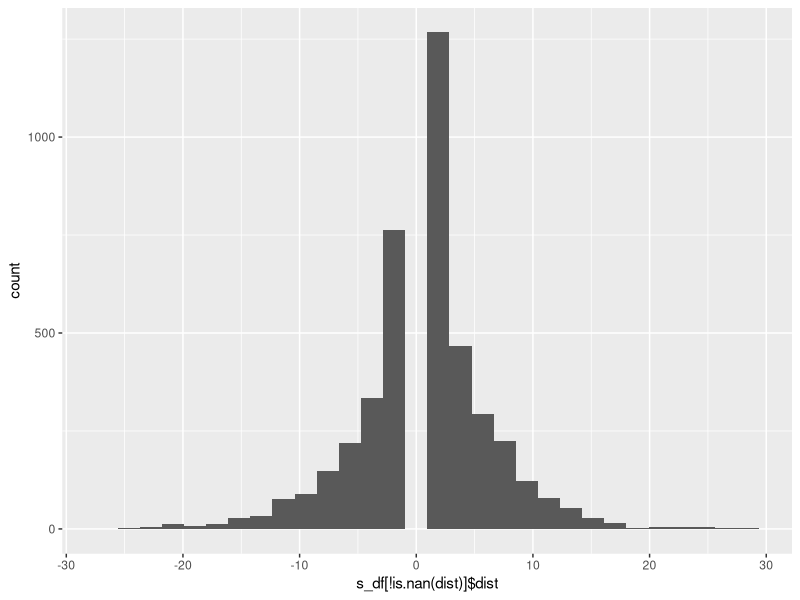

Write R code to recreate this figure.
if (getwd()!= "~/Desktop/Desktop - Rebecca’s MacBook Air/Research 2021-2022/GitHub/Wilder-Research-ZemlaLab/fluencytask_rebeccascopy/logs"){
  setwd("~/Desktop/Desktop - Rebecca’s MacBook Air/Research 2021-2022/GitHub/Wilder-Research-ZemlaLab/fluencytask_rebeccascopy/")
}
# ##Relevant Libraries & Packages###
# install.packages("data.table")
# library(data.table)
# install.packages("googlesheets4")
# library(googlesheets4)
# install.packages("ggplot2")
# library(ggplot2)
# install.packages("lme4")
# library(lme4)
rm(list= ls())
library(lme4)
library(cowplot)
library(ggplot2)
library(data.table)
# 
dat <- data.table(read.csv("final_results.csv"))
dat<- subset(dat,select=-c(X))
nsubj= unique(dat$id)
ncat= unique(dat$category)

# get indices for categories that were !repeated twice
k= dat[, .N, by= .(category, game, id)]
cat_table= k[, .N, by= .(id, category)]
cat_table= cat_table[N==2]
dat= merge(dat, cat_table)
dat= dat[N== 2]
# Drop games 23-24
ncat= unique(dat$category)
for (i in 1:length(nsubj)){
  for (j in 1:length(ncat)){
    this_game <- dat[id== nsubj[i] & category== ncat[j], game]
    dat[id== nsubj[i] & category== ncat[j], listnum:= max(game)]
  }
}




dat[listnum== "FALSE", listrank:= 1]
dat[listnum == "TRUE", listrank:= 2]
dat[, both_trials := 0]








dat<- subset(dat, select=-c(listnum))
# get items that were listed in both trials
for (i in 1:length(nsubj)){
  for (cats in ncat){
    this_subj <- dat[id==nsubj[i] & category== cats,]
    repeated_words <- intersect(this_subj[listrank==2,item], this_subj[listrank==1,item])
    this_subj[, both_trials:= 0]
    this_subj[item %in% repeated_words, both_trials:=1]
    dat[id==nsubj[i] & category== cats]$both_trials <- this_subj$both_trials
  }
}
dat[, temp_int:= 0]
dat[, temp_int:= ((max(game)-min(game))-1), by= .(id, category)]
# 
# for (subject in nsubj){
#   for(cats in ncat){
#     this_subj= dat[id== subject & category== ncat & listrank== 2]
#     # Make sure this isn't an empty row for subject (as some trials were removed)
#     if(nrow(this_subj)>0){
# 
#     }
#   }
# }
# 
# 
# l2 = dat[both_trials==1 & listrank==2]
# l1= dat[listrank==1]
# transitions1= dat[which(l1$item %in% l2$item)]
# sample_l2= l2[id== "S0lVm6wcxkb" & category== "Animals"]
# sample_l1= l1[id== "S0lVm6wcxkb" & category== "Animals"]
# s_vec= vector()
# 
# for(i in 1:(nrow(sample_subj)-1)){
#   if(abs(sample_subj[i]$itemnum- sample_subj[i+1]$itemnum)==1){
#     s= abs(sample_l1[item %in% sample_l2[i]$item]$itemnum - sample_l1[item %in% sample_l2[i+1]$item]$itemnum)
#   } 
# }

# for (subject in nsubj){
#   for (cats in ncat){
#     if (nrow(dat[id== subject & category== cats & both_trials== 1 & listrank== 2])>1 & nrow(dat[id== subject & category== cats & both_trials== 1 & listrank== 1]))>1){
#       l2= dat[id== subject & category== cats & both_trials== 1 & listrank== 2]
#       l1= dat[id== subject & category== cats & listrank== 1]
#       s_vec= list()
#       for(i in 1:(nrow(l2)-1)){
#         s_vec[i]= abs(l1[item %in% l2[i]$item]$itemnum- l1[item %in% l2[i+1]$item]$itemnum)
#       }
#     }
#   }
# }
lag_df= data.table()
lag0= vector()
s_df= data.table(id= character(), category= character(), item= character(), sp1= numeric(), dist= numeric(), range= numeric())
for (subject in nsubj){
  for(cats in ncat){
    idx= nrow(dat[id== subject & category== cats & both_trials== 1 & listrank==2])>1 & nrow(dat[id== subject & category== cats & both_trials== 1 & listrank==2])
    if (idx== TRUE){
      l2= dat[id== subject & category== cats & both_trials== 1 & listrank== 2]
      l1= dat[id== subject & category== cats & listrank== 1]
      s_vec= vector()
      id_vec= vector()
      cat_vec= vector()
      item_vec= vector()
      sp_vec2= vector()
      sp_vec1= vector()
      for(i in 1:(nrow(l2)-1)){
        s_vec[i]= l1[item %in% l2[i+1]$item]$itemnum - l1[item %in% l2[i]$item]$itemnum
        # if(s_vec[i]==0){
        #   newlag= s_vec[i]
        # }
        # lag_df= rbindlist(list(lag_df, newlag))
        id_vec[i]= subject
        cat_vec[i]= cats
        item_vec[i]= l2[i]$item
        sp_vec1[i]= min(l1[l1$item %in% l2[i]$item]$itemnum)
        # sp_vec2[i]= l1[i]$itemnum
      }
      max_range= rep(max(abs(s_vec)),length(s_vec))
      newrow= list(id_vec, cat_vec, item_vec, sp_vec1, s_vec, max_range)
      s_df= rbindlist(list(s_df, newrow))
    }
  }
}

s_df[dist== 0]= NaN




### Sanity Check Calculations ###
#Forwards
s_df[dist>0, mean(dist), by= .(id, category)]
s_df[dist>0, mean(dist), by=  id]
s_df[dist>0, mean(dist), by= category]

#Backwards
s_df[dist<0, mean(dist), by= .(id, category)]
s_df[dist<0, mean(dist), by=  id]
s_df[dist<0, mean(dist), by= category]
#all about the same

#Get counts for how many forward v backward order transitions by subj
bckwd= s_df[dist<0, .N, by= .(id, category)]
fwd= s_df[dist>0, .N, by= .(id, category)]
mean(fwd$N) #3.905405
mean(bckwd$N) #5.665198


# this_transition= s_df[id== nsubj[1] & category== ncat[1]]
# transition_range= 1:(max(this_transition$dist))
# this_subj= dat[id== nsubj[1] & category== ncat[1]]
# transition_range= data.table(possible_transitions= c(min(this_transition$dist):max(this_transition$dist)), counts= 0)


# # This is where I am getting the transition counts
# for(i in 1:length(transition_range$possible_transitions)){
#   idx= transition_range$possible_transitions[i]
#   transition_range[i]$counts= sum(this_transition$dist %in% idx)
# }
# 
# 
# log_table= data.table(transition= numeric())
# this_log= vector()
# counter= vector()
# tvec= vector()
# for (i in 1:max(this_transition$sp1)){
#   if(nrow(this_transition[sp1==i])>0){
#     this_log[i]= this_transition[sp1== i]$sp1
#     fordir= c(1:i)
#     fordir[fordir%in% this_log]= NaN
#     backdir= c(i:1)
#     backdir[backdir%in% this_log]= NaN
#     backdir[backdir %in% fordir]= NaN
#     newrow= list(c(fordir, backdir))
#     log_table= rbindlist(list(log_table, newrow))
#     print(i)
#   } else{
#     print(this_transition$sp)
#   }
# }


# for(i in 1:max(this_transition$sp1)){
#   idx= this_transition[sp1== i]$sp1
#   this_log[i]= idx
#   fordir= c(1:idx)
#   fordir[!fordir %in% this_log]= NaN
#   backdir= c(idx:1)
#   backdir[backdir %in% this_log]= NaN
#   tvec[i]= sum(!is.nan(fordir))+ sum(!is.nan(backdir))
#   newrow= list(c(fordir, (backdir*-1)))
#   log_table= rbindlist(list(log_table, newrow))
# }
s_df
# 
# k= s_df[id== nsubj[1] & category== ncat[1]]
# t_counts= vector()
# d= vector()
# a_counts= unique(s_df)
# for (i in 1:max(k$dist)){
#  d[i]= max(k$dist)- i+1
# }






#### Me mapping out exactly how to get the dist of possible transition values#### 
# 
# this_transition= s_df[id== nsubj[1]& category== ncat[1]]
# thislog= vector()
# # possible transitions
# idx= this_transition[1]$sp1 #= 2
# # vector= [1, 3, 4, 5, 6, ..... to 25]
# k = c(1:idx, idx:(max(this_transition$sp1)))
# thislog[1]= idx
# k= k[!k%in% thislog]
# k
# length(k)
# 
# idx= this_transition[2]$sp1 #= 2
# # vector= [1, 3, 4, 5, 6, ..... to 25]
# k = c(1:idx, idx:(max(this_transition$sp1)))
# thislog[2]= idx
# k= k[!k%in% thislog]
# k
# length(k)
# 
# idx= this_transition[3]$sp1 #= 2
# # vector= [1, 3, 4, 5, 6, ..... to 25]
# k = c(1:idx, idx:(max(this_transition$sp1)))
# thislog[3]= idx
# k= k[!k%in% thislog]
# k
# length(k)
# 
# idx= this_transition[4]$sp1 #= 2
# # vector= [1, 3, 4, 5, 6, ..... to 25]
# k = c(1:idx, idx:(max(this_transition$sp1)))
# thislog[4]= idx
# k= k[!k%in% thislog]
# k
# length(k)
# 
# idx= this_transition[5]$sp1 #= 2
# # vector= [1, 3, 4, 5, 6, ..... to 25]
# k = c(1:idx, idx:(max(this_transition$sp1)))
# thislog[5]= idx
# k= k[!k%in% thislog]
# k
# length(k)





ggplot()+ geom_histogram(aes(x= s_df[!is.nan(dist)]$dist))




### Then trying to do it exactly in the vector### 
# #New weird error is that ptr_count is now, for whatever reason, not adding rows.
# #Even though it was earlier.
# thislog= vector()
# ptr_count= data.table(sp= numeric(), npossible= numeric())
# getvals= vector()
# for (i in 1:max(this_transition$sp1)){
#   # print(i)
#   if(nrow(this_transition[sp1 %in% i])>0){
#     idx= i
#     k = c(1:idx, idx:(max(this_transition$sp1)))
#     thislog[i]= idx
#     k= k[!k%in% thislog]
#     k= k[!is.na(k)]
#     print(k)
# 
#   }else {
#     k = 0
#     thislog[i]= idx
#   }
#   ptr_count[i]$npossible= length(k) #N possible transitions that could be made up till this point
# }
# ptr_count
# 

